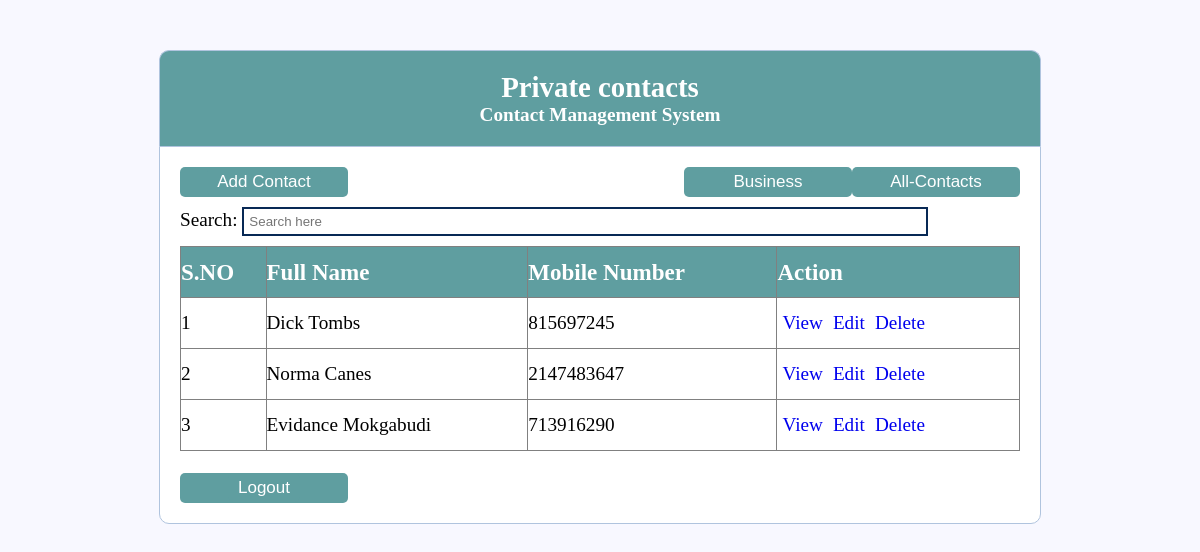
The app's page /privatecontacts.php with its own data.
### tables this page shows
CREATE TABLE `contacts` (
  `id` int(11) NOT NULL,
  `fullname` varchar(100) NOT NULL,
  `profession` varchar(85) NOT NULL,
  `email` varchar(85) NOT NULL,
  `phoneNo` int(13) NOT NULL,
  `city` varchar(85) NOT NULL,
  `address` varchar(150) NOT NULL,
  `category` varchar(8) NOT NULL
);

### privatecontacts.php (the view, shortened to what this page needs)
<!DOCTYPE html>
<html>
    <head>
        <link rel="stylesheet" type="text/css" href="style.css">
    </head>
    <body>
        <div class="header"> <h2>Private contacts</h2> <h4>Contact Management System</h4> </div>
          <form>
    <table id="myTable" border="1" class="center">
    <button><a href="create.php" name title="Add contacts" data-toggle="tooltip" id="btn-add" class="btn btn-add">Add Contact</a></button>
    <button style="float: right;"><a href="allcontacts.php" name title="All Contacts" data-toggle="tooltip" id="btn-add" class="btn btn-add">All-Contacts</a></button>
    <button style="float: right;"><a href="businesscontacts.php" name title="Business Contacts" data-toggle="tooltip" id="btn-add" class="btn btn-add">Business</a></button><br>
    <label >Search:    </label><input id="myInput" class="search" name="search" style="float: center;" type="text" placeholder="Search here"><br>
<?php
require_once 'functions.php';
    $sql = "SELECT * FROM contacts WHERE category='Private'";
    if($result = mysqli_query($connection, $sql)){
        if(mysqli_num_rows($result) > 0){
            echo "<thead>";
              echo  "<tr>";
                   echo "<th>S.NO</th>";
                   echo "<th>Full Name</th>";
                   echo "<th>Mobile Number</th>";
                   echo "<th>Action</th>";
                echo"</tr>";
           echo "</thead>";
                $counter = 1;
                while($row = mysqli_fetch_array($result)){
                    echo "<tr>";
                    echo "<td>" . $counter . "</td>";
                    echo "<td>" . htmlspecialchars($row['1']) . "</td>";
                    echo "<td>" . htmlspecialchars($row['4']) . "</td>";
                    echo "<td>";
                        echo "<a data-role='button' data-inline='true' style='text-decoration: none' title='View Patient' href='read.php?id=". $row['0'] ."'>View</a>";
                        echo "<a data-role='button' data-inline='true' style='text-decoration: none' title='Update Patient' href='update.php?id=". $row['0'] ."'>Edit</a>";
                        echo "<a data-role='button' data-inline='true' style='text-decoration: none' title='Delete Patient' href='delete.php?id=". $row['0'] ."'>Delete</a>";
                    echo "</td>";
                    echo "</tr>";
                    $counter++;
                }
            echo "</table><br>";
        } else{
            echo '<div class="next">';
            echo "<p class='lead'><em>No records were found.</em></p>";
            echo '</div>';
        }
    } else{
        echo "ERROR: Could not able to execute $sql. " . mysqli_error($connection);
    }
?>
        <button><a href="logout.php" id="logout" title="Log Out" class="btn btn-add">Logout</a></button>
</form>
    </body>
</html>

### style.css (style rules this page uses)
* { margin: 0px; padding: 0px; }
body { font-size: 120%; background: #F8F8FF; }
.header { width: 70%; margin: 50px auto 0px; color: white; background: #5F9EA0; text-align: center; border: 1px solid #B0C4DE; border-bottom: none; border-radius: 10px 10px 0px 0px; padding: 20px; }
form { width: 70%; margin: 0px auto; padding: 20px; border: 1px solid #B0C4DE; background: white; border-radius: 0px 0px 10px 10px; }
.btn { margin: 5px; height: 40px; width: 94%; padding: 5px 10px; font-size: 17px; color: white; background: #5F9EA0; border: none; border-radius: 5px; }
button { height: 30px; width: 20%; padding: 1px 10px; font-size: 15px; color: white; background: #5F9EA0; border: none; border-radius: 5px; }
table { align-items: center; border-collapse: collapse; width: 100%; margin: 0px auto; padding: 0px; }
th { color:rgb(255, 255, 255); background: #5F9EA0; width:0px auto; height: 50px; text-align:left; font-size: larger; }
td { height: 50px; text-align:left; }
a { margin: 0px auto; padding: 5px; text-decoration: none; }
.search { width: 80%; margin: 10px auto; padding: 5px; border: 2px solid #082955; position: sticky; }

### records on screen
contacts: fullname "Dick Tombs", phoneNo "815697245"
contacts: fullname "Norma Canes", phoneNo "2147483647"
contacts: fullname "Evidance Mokgabudi", phoneNo "713916290"
